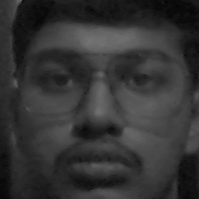
#> input picture facerecogsys/samples/Eshaan.1.jpg, 199 x 199 px
$ python -i test2.py   (imports and definitions only)
#> lines starting #> are read from the running program, lines starting #| are printed output that depends on the picture
#> further down, picture is the input picture: shape (199, 199, 3); min 2, max 115, mean 51.8
import cv2
import numpy as np
import os

class FaceRecognitionLogin:
    def __init__(self):
        self.known_faces = []
        self.known_face_names = []
        self.face_cascade = cv2.CascadeClassifier(cv2.data.haarcascades + 'haarcascade_frontalface_default.xml')

    # [9 lines left out: function load_known_faces, not called in this run]

    def recognize_face(self, frame):
        # Convert frame to grayscale
        gray = cv2.cvtColor(frame, cv2.COLOR_BGR2GRAY)

        # Detect faces in the frame
        faces = self.face_cascade.detectMultiScale(gray, scaleFactor=1.1, minNeighbors=5)
#> faces = [[17, 16, 163, 163]]

        # Check if a face was detected
        if len(faces) > 0:
            # Extract the face region
            x, y, w, h = faces[0]
#> x = 17; y = 16; w = 163; h = 163
            face_region = gray[y:y+h, x:x+w]
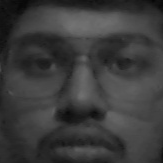
#> face_region: shape (163, 163); min 6, max 115, mean 59.4

            # Compare the face region with known faces
            for i, known_face in enumerate(self.known_faces):
                if self.compare_faces(face_region, known_face):
                    return self.known_face_names[i]

        return "Unknown"

    # [90 lines left out: functions compare_faces, register, login, main, not called in this run]

# [3 lines not run here, left out]

>>> import cv2
>>> picture = cv2.imread('facerecogsys/samples/Eshaan.1.jpg')
>>> result = FaceRecognitionLogin().recognize_face(picture)
#> result = 'Unknown'
